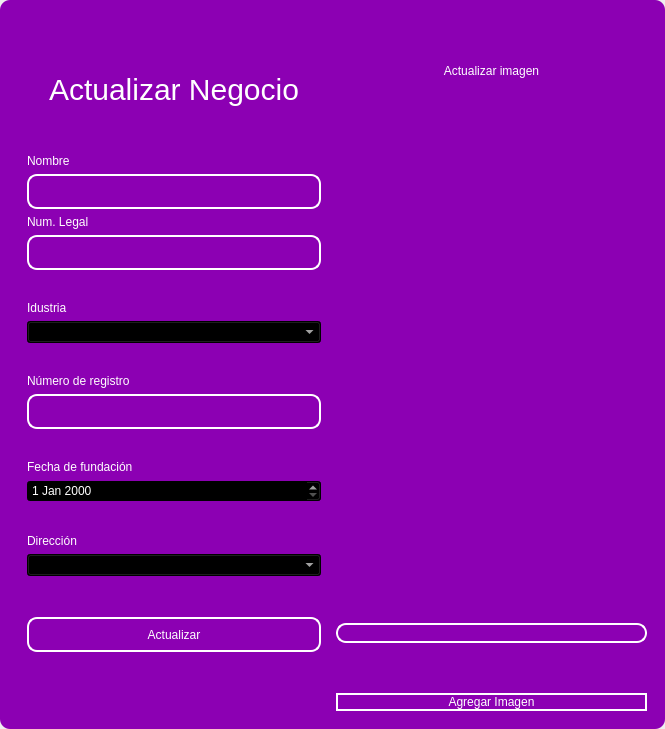
<?xml version="1.0" encoding="UTF-8"?>
<ui version="4.0">
 <class>MainWindow</class>
 <widget class="QMainWindow" name="MainWindow">
  <property name="geometry">
   <rect>
    <x>0</x>
    <y>0</y>
    <width>665</width>
    <height>729</height>
   </rect>
  </property>
  <property name="windowTitle">
   <string>MainWindow</string>
  </property>
  <property name="styleSheet">
   <string notr="true"/>
  </property>
  <widget class="QWidget" name="centralwidget">
   <property name="styleSheet">
    <string notr="true"/>
   </property>
   <layout class="QVBoxLayout" name="verticalLayout">
    <property name="spacing">
     <number>0</number>
    </property>
    <property name="leftMargin">
     <number>0</number>
    </property>
    <property name="topMargin">
     <number>0</number>
    </property>
    <property name="rightMargin">
     <number>0</number>
    </property>
    <property name="bottomMargin">
     <number>0</number>
    </property>
    <item>
     <widget class="QFrame" name="frame">
      <property name="enabled">
       <bool>true</bool>
      </property>
      <property name="styleSheet">
       <string notr="true">QFrame {
	border-radius:10px;
	background-color: rgb(140, 0, 179);
 }
</string>
      </property>
      <property name="frameShape">
       <enum>QFrame::StyledPanel</enum>
      </property>
      <property name="frameShadow">
       <enum>QFrame::Raised</enum>
      </property>
      <layout class="QVBoxLayout" name="verticalLayout_2">
       <item>
        <widget class="QFrame" name="frame_superior">
         <property name="minimumSize">
          <size>
           <width>0</width>
           <height>40</height>
          </size>
         </property>
         <property name="maximumSize">
          <size>
           <width>16777215</width>
           <height>40</height>
          </size>
         </property>
         <property name="styleSheet">
          <string notr="true">QPushButton{
border-radius:18px;
}

QPushButton:hover{
	background-color: rgb(0, 0, 0);
}
</string>
         </property>
         <property name="frameShape">
          <enum>QFrame::StyledPanel</enum>
         </property>
         <property name="frameShadow">
          <enum>QFrame::Raised</enum>
         </property>
         <layout class="QHBoxLayout" name="horizontalLayout_3">
          <property name="spacing">
           <number>4</number>
          </property>
          <property name="leftMargin">
           <number>0</number>
          </property>
          <property name="topMargin">
           <number>0</number>
          </property>
          <property name="rightMargin">
           <number>0</number>
          </property>
          <property name="bottomMargin">
           <number>0</number>
          </property>
          <item>
           <widget class="QPushButton" name="btn_icon">
            <property name="text">
             <string/>
            </property>
            <property name="iconSize">
             <size>
              <width>40</width>
              <height>40</height>
             </size>
            </property>
           </widget>
          </item>
          <item>
           <spacer name="horizontalSpacer_2">
            <property name="orientation">
             <enum>Qt::Horizontal</enum>
            </property>
            <property name="sizeHint" stdset="0">
             <size>
              <width>443</width>
              <height>20</height>
             </size>
            </property>
           </spacer>
          </item>
          <item>
           <widget class="QPushButton" name="bt_minimizar">
            <property name="minimumSize">
             <size>
              <width>38</width>
              <height>38</height>
             </size>
            </property>
            <property name="maximumSize">
             <size>
              <width>38</width>
              <height>38</height>
             </size>
            </property>
            <property name="cursor">
             <cursorShape>PointingHandCursor</cursorShape>
            </property>
            <property name="text">
             <string/>
            </property>
            <property name="icon">
             <iconset>
              <normaloff>image/minus.svg</normaloff>image/minus.svg</iconset>
            </property>
            <property name="iconSize">
             <size>
              <width>38</width>
              <height>38</height>
             </size>
            </property>
           </widget>
          </item>
          <item>
           <widget class="QPushButton" name="bt_maximizar">
            <property name="minimumSize">
             <size>
              <width>38</width>
              <height>38</height>
             </size>
            </property>
            <property name="maximumSize">
             <size>
              <width>38</width>
              <height>38</height>
             </size>
            </property>
            <property name="cursor">
             <cursorShape>PointingHandCursor</cursorShape>
            </property>
            <property name="text">
             <string/>
            </property>
            <property name="icon">
             <iconset>
              <normaloff>image/chevron-up.svg</normaloff>image/chevron-up.svg</iconset>
            </property>
            <property name="iconSize">
             <size>
              <width>38</width>
              <height>38</height>
             </size>
            </property>
           </widget>
          </item>
          <item>
           <widget class="QPushButton" name="bt_restaurar">
            <property name="minimumSize">
             <size>
              <width>38</width>
              <height>38</height>
             </size>
            </property>
            <property name="maximumSize">
             <size>
              <width>38</width>
              <height>38</height>
             </size>
            </property>
            <property name="cursor">
             <cursorShape>PointingHandCursor</cursorShape>
            </property>
            <property name="text">
             <string/>
            </property>
            <property name="icon">
             <iconset>
              <normaloff>image/chevron-down.svg</normaloff>image/chevron-down.svg</iconset>
            </property>
            <property name="iconSize">
             <size>
              <width>38</width>
              <height>38</height>
             </size>
            </property>
           </widget>
          </item>
          <item>
           <widget class="QPushButton" name="bt_cerrar">
            <property name="minimumSize">
             <size>
              <width>38</width>
              <height>38</height>
             </size>
            </property>
            <property name="maximumSize">
             <size>
              <width>38</width>
              <height>38</height>
             </size>
            </property>
            <property name="cursor">
             <cursorShape>PointingHandCursor</cursorShape>
            </property>
            <property name="text">
             <string/>
            </property>
            <property name="icon">
             <iconset>
              <normaloff>image/x.svg</normaloff>image/x.svg</iconset>
            </property>
            <property name="iconSize">
             <size>
              <width>38</width>
              <height>38</height>
             </size>
            </property>
           </widget>
          </item>
         </layout>
        </widget>
       </item>
       <item>
        <widget class="QFrame" name="frame_3">
         <property name="styleSheet">
          <string notr="true">QLabel {
	color: rgb(255, 255, 254);
	font: 12pt &quot;Arial&quot;;
	background-color: rgba(0, 0, 0,0);
}

QTextEdit{
background-color: rgba(0, 0, 0,0);
border-radius:10px; 
font: 12pt &quot;Arial&quot;;
color: rgb(255, 255, 254);
border: 2px solid  rgb(255, 255, 255);

}

QTextEdit:hover{
background-color: rgba(0, 0, 0,0);
border-radius:10px; 
font: 12pt &quot;Arial&quot;;
border: 2px solid  rgb(120, 0, 171);
}

QTextEdit:focus{
background-color: rgb(0, 0, 0);
border-radius:10px; 
font: 12pt &quot;Arial&quot;;
border: 2px solid rgb(120, 0, 171);
}

QLineEdit{
background-color: rgba(0, 0, 0,0);
border-radius:10px; 
font: 12pt &quot;Arial&quot;;
color: rgb(255, 255, 254);
border: 2px solid  rgb(255, 255, 255);

}

QLineEdit:hover{
background-color: rgba(0, 0, 0,0);
border-radius:10px; 
font: 12pt &quot;Arial&quot;;
border: 2px solid  rgb(120, 0, 171);
}

QLineEdit:focus{
background-color: rgb(0, 0, 0);
border-radius:10px; 
font: 12pt &quot;Arial&quot;;
border: 2px solid rgb(120, 0, 171);
}

QCheckBox{
	font: 12pt &quot;Arial&quot;;
	color: rgb(255, 255, 255);
}

QCheckBox::indicator {
    width: 18px;
    height:18px;
}

QCheckBox::indicator:unchecked {
   background-image: url(image/square.svg);
}

QCheckBox::indicator:checked {
   background-image: url(image/check-square.svg);
}

QPushButton{
border-radius:10px; 
font: 12pt &quot;Arial&quot;;
color: rgb(255, 255, 254);
border: 2px solid #ffffff;
}

QPushButton:hover{
border-radius:10px; 
font: 12pt &quot;Arial&quot;;
color: rgb(255, 255, 255);
border: 2px solid rgb(120, 0, 171);
	background-color: rgb(120, 0, 171);
}
</string>
         </property>
         <property name="frameShape">
          <enum>QFrame::StyledPanel</enum>
         </property>
         <property name="frameShadow">
          <enum>QFrame::Raised</enum>
         </property>
         <layout class="QHBoxLayout" name="horizontalLayout_4">
          <item>
           <layout class="QVBoxLayout" name="verticalLayout_4">
            <item>
             <widget class="QLabel" name="label_3">
              <property name="minimumSize">
               <size>
                <width>100</width>
                <height>50</height>
               </size>
              </property>
              <property name="styleSheet">
               <string notr="true">font-size: 30px;
color: rgb(255, 255, 255);</string>
              </property>
              <property name="text">
               <string>Actualizar Negocio</string>
              </property>
              <property name="alignment">
               <set>Qt::AlignCenter</set>
              </property>
             </widget>
            </item>
            <item>
             <widget class="QFrame" name="frame_4">
              <property name="maximumSize">
               <size>
                <width>400</width>
                <height>600</height>
               </size>
              </property>
              <property name="styleSheet">
               <string notr="true">QLabel {
	color: rgb(255, 255, 254);
	font: 12pt &quot;Arial&quot;;
	background-color: rgba(0, 0, 0,0);
}

QTextEdit{
background-color: rgba(0, 0, 0,0);
border-radius:10px; 
font: 12pt &quot;Arial&quot;;
color: rgb(255, 255, 254);
border: 2px solid  rgb(255, 255, 255);

}

QTextEdit:hover{
background-color: rgba(0, 0, 0,0);
border-radius:10px; 
font: 12pt &quot;Arial&quot;;
border: 2px solid  rgb(120, 0, 171);
}

QTextEdit:focus{
background-color: rgb(0, 0, 0);
border-radius:10px; 
font: 12pt &quot;Arial&quot;;
border: 2px solid rgb(120, 0, 171);
}

QLineEdit{
background-color: rgba(0, 0, 0,0);
border-radius:10px; 
font: 12pt &quot;Arial&quot;;
color: rgb(255, 255, 254);
border: 2px solid  rgb(255, 255, 255);

}

QLineEdit:hover{
background-color: rgba(0, 0, 0,0);
border-radius:10px; 
font: 12pt &quot;Arial&quot;;
border: 2px solid  rgb(120, 0, 171);
}

QLineEdit:focus{
background-color: rgb(0, 0, 0);
border-radius:10px; 
font: 12pt &quot;Arial&quot;;
border: 2px solid rgb(120, 0, 171);
}

QCheckBox{
	font: 12pt &quot;Arial&quot;;
	color: rgb(255, 255, 255);
}

QCheckBox::indicator {
    width: 18px;
    height:18px;
}

QCheckBox::indicator:unchecked {
   background-image: url(image/square.svg);
}

QCheckBox::indicator:checked {
   background-image: url(image/check-square.svg);
}

QPushButton{
border-radius:10px; 
font: 12pt &quot;Arial&quot;;
color: rgb(255, 255, 254);
border: 2px solid #ffffff;
}

QPushButton:hover{
border-radius:10px; 
font: 12pt &quot;Arial&quot;;
color: rgb(255, 255, 255);
border: 2px solid rgb(120, 0, 171);
	background-color: rgb(120, 0, 171);
}
</string>
              </property>
              <property name="frameShape">
               <enum>QFrame::StyledPanel</enum>
              </property>
              <property name="frameShadow">
               <enum>QFrame::Raised</enum>
              </property>
              <layout class="QVBoxLayout" name="verticalLayout_3">
               <item>
                <spacer name="verticalSpacer_3">
                 <property name="orientation">
                  <enum>Qt::Vertical</enum>
                 </property>
                 <property name="sizeHint" stdset="0">
                  <size>
                   <width>20</width>
                   <height>40</height>
                  </size>
                 </property>
                </spacer>
               </item>
               <item>
                <widget class="QLabel" name="label_4">
                 <property name="text">
                  <string>Nombre</string>
                 </property>
                </widget>
               </item>
               <item>
                <widget class="QLineEdit" name="nametxt">
                 <property name="minimumSize">
                  <size>
                   <width>0</width>
                   <height>35</height>
                  </size>
                 </property>
                 <property name="text">
                  <string/>
                 </property>
                </widget>
               </item>
               <item>
                <widget class="QLabel" name="label_7">
                 <property name="text">
                  <string>Num. Legal</string>
                 </property>
                </widget>
               </item>
               <item>
                <widget class="QLineEdit" name="numlegaltxt">
                 <property name="minimumSize">
                  <size>
                   <width>0</width>
                   <height>35</height>
                  </size>
                 </property>
                </widget>
               </item>
               <item>
                <spacer name="verticalSpacer_4">
                 <property name="orientation">
                  <enum>Qt::Vertical</enum>
                 </property>
                 <property name="sizeHint" stdset="0">
                  <size>
                   <width>20</width>
                   <height>40</height>
                  </size>
                 </property>
                </spacer>
               </item>
               <item>
                <widget class="QLabel" name="label_5">
                 <property name="text">
                  <string>Idustria</string>
                 </property>
                </widget>
               </item>
               <item>
                <widget class="QComboBox" name="industry_combobox">
                 <property name="styleSheet">
                  <string notr="true">background-color: rgb(0, 0, 0);
color: rgb(255, 255, 255);</string>
                 </property>
                </widget>
               </item>
               <item>
                <spacer name="verticalSpacer_5">
                 <property name="orientation">
                  <enum>Qt::Vertical</enum>
                 </property>
                 <property name="sizeHint" stdset="0">
                  <size>
                   <width>20</width>
                   <height>40</height>
                  </size>
                 </property>
                </spacer>
               </item>
               <item>
                <widget class="QLabel" name="label">
                 <property name="text">
                  <string>Número de registro</string>
                 </property>
                </widget>
               </item>
               <item>
                <widget class="QLineEdit" name="numregistertxt">
                 <property name="minimumSize">
                  <size>
                   <width>0</width>
                   <height>35</height>
                  </size>
                 </property>
                </widget>
               </item>
               <item>
                <spacer name="verticalSpacer">
                 <property name="orientation">
                  <enum>Qt::Vertical</enum>
                 </property>
                 <property name="sizeHint" stdset="0">
                  <size>
                   <width>20</width>
                   <height>40</height>
                  </size>
                 </property>
                </spacer>
               </item>
               <item>
                <widget class="QLabel" name="label_2">
                 <property name="text">
                  <string>Fecha de fundación</string>
                 </property>
                </widget>
               </item>
               <item>
                <widget class="QDateEdit" name="datefoundingtxt">
                 <property name="styleSheet">
                  <string notr="true">background-color: rgb(0, 0, 0);
color: rgb(255, 255, 255);</string>
                 </property>
                </widget>
               </item>
               <item>
                <spacer name="verticalSpacer_10">
                 <property name="orientation">
                  <enum>Qt::Vertical</enum>
                 </property>
                 <property name="sizeHint" stdset="0">
                  <size>
                   <width>20</width>
                   <height>40</height>
                  </size>
                 </property>
                </spacer>
               </item>
               <item>
                <widget class="QLabel" name="label_6">
                 <property name="text">
                  <string>Dirección</string>
                 </property>
                </widget>
               </item>
               <item>
                <widget class="QComboBox" name="address_combobox">
                 <property name="styleSheet">
                  <string notr="true">background-color: rgb(0, 0, 0);
color: rgb(255, 255, 255);</string>
                 </property>
                </widget>
               </item>
               <item>
                <spacer name="verticalSpacer_9">
                 <property name="orientation">
                  <enum>Qt::Vertical</enum>
                 </property>
                 <property name="sizeHint" stdset="0">
                  <size>
                   <width>20</width>
                   <height>50</height>
                  </size>
                 </property>
                </spacer>
               </item>
               <item>
                <widget class="QPushButton" name="btn_update">
                 <property name="minimumSize">
                  <size>
                   <width>0</width>
                   <height>35</height>
                  </size>
                 </property>
                 <property name="cursor">
                  <cursorShape>PointingHandCursor</cursorShape>
                 </property>
                 <property name="text">
                  <string>Actualizar</string>
                 </property>
                </widget>
               </item>
               <item>
                <spacer name="verticalSpacer_7">
                 <property name="orientation">
                  <enum>Qt::Vertical</enum>
                 </property>
                 <property name="sizeHint" stdset="0">
                  <size>
                   <width>20</width>
                   <height>40</height>
                  </size>
                 </property>
                </spacer>
               </item>
               <item>
                <spacer name="verticalSpacer_8">
                 <property name="orientation">
                  <enum>Qt::Vertical</enum>
                 </property>
                 <property name="sizeHint" stdset="0">
                  <size>
                   <width>20</width>
                   <height>40</height>
                  </size>
                 </property>
                </spacer>
               </item>
              </layout>
             </widget>
            </item>
           </layout>
          </item>
          <item>
           <layout class="QVBoxLayout" name="verticalLayout_5">
            <property name="spacing">
             <number>50</number>
            </property>
            <property name="leftMargin">
             <number>0</number>
            </property>
            <property name="topMargin">
             <number>0</number>
            </property>
            <property name="rightMargin">
             <number>0</number>
            </property>
            <property name="bottomMargin">
             <number>0</number>
            </property>
            <item>
             <widget class="QLabel" name="label_9">
              <property name="layoutDirection">
               <enum>Qt::LeftToRight</enum>
              </property>
              <property name="styleSheet">
               <string notr="true">color: rgb(255, 255, 255);
font: 30pt &quot;MS Shell Dlg 2&quot;;</string>
              </property>
              <property name="text">
               <string>Actualizar imagen</string>
              </property>
              <property name="alignment">
               <set>Qt::AlignCenter</set>
              </property>
             </widget>
            </item>
            <item>
             <layout class="QHBoxLayout" name="horizontalLayout">
              <item>
               <spacer name="horizontalSpacer_3">
                <property name="orientation">
                 <enum>Qt::Vertical</enum>
                </property>
                <property name="sizeHint" stdset="0">
                 <size>
                  <width>20</width>
                  <height>40</height>
                 </size>
                </property>
               </spacer>
              </item>
              <item>
               <widget class="QLabel" name="image_label">
                <property name="minimumSize">
                 <size>
                  <width>55</width>
                  <height>0</height>
                 </size>
                </property>
                <property name="text">
                 <string/>
                </property>
               </widget>
              </item>
              <item>
               <spacer name="horizontalSpacer">
                <property name="orientation">
                 <enum>Qt::Vertical</enum>
                </property>
                <property name="sizeHint" stdset="0">
                 <size>
                  <width>20</width>
                  <height>40</height>
                 </size>
                </property>
               </spacer>
              </item>
             </layout>
            </item>
            <item>
             <widget class="QLineEdit" name="imagetxt">
              <property name="enabled">
               <bool>false</bool>
              </property>
             </widget>
            </item>
            <item>
             <widget class="QPushButton" name="btn_add_image">
              <property name="cursor">
               <cursorShape>PointingHandCursor</cursorShape>
              </property>
              <property name="text">
               <string>Agregar Imagen</string>
              </property>
             </widget>
            </item>
           </layout>
          </item>
         </layout>
        </widget>
       </item>
      </layout>
     </widget>
    </item>
   </layout>
  </widget>
 </widget>
 <resources/>
 <connections/>
</ui>
